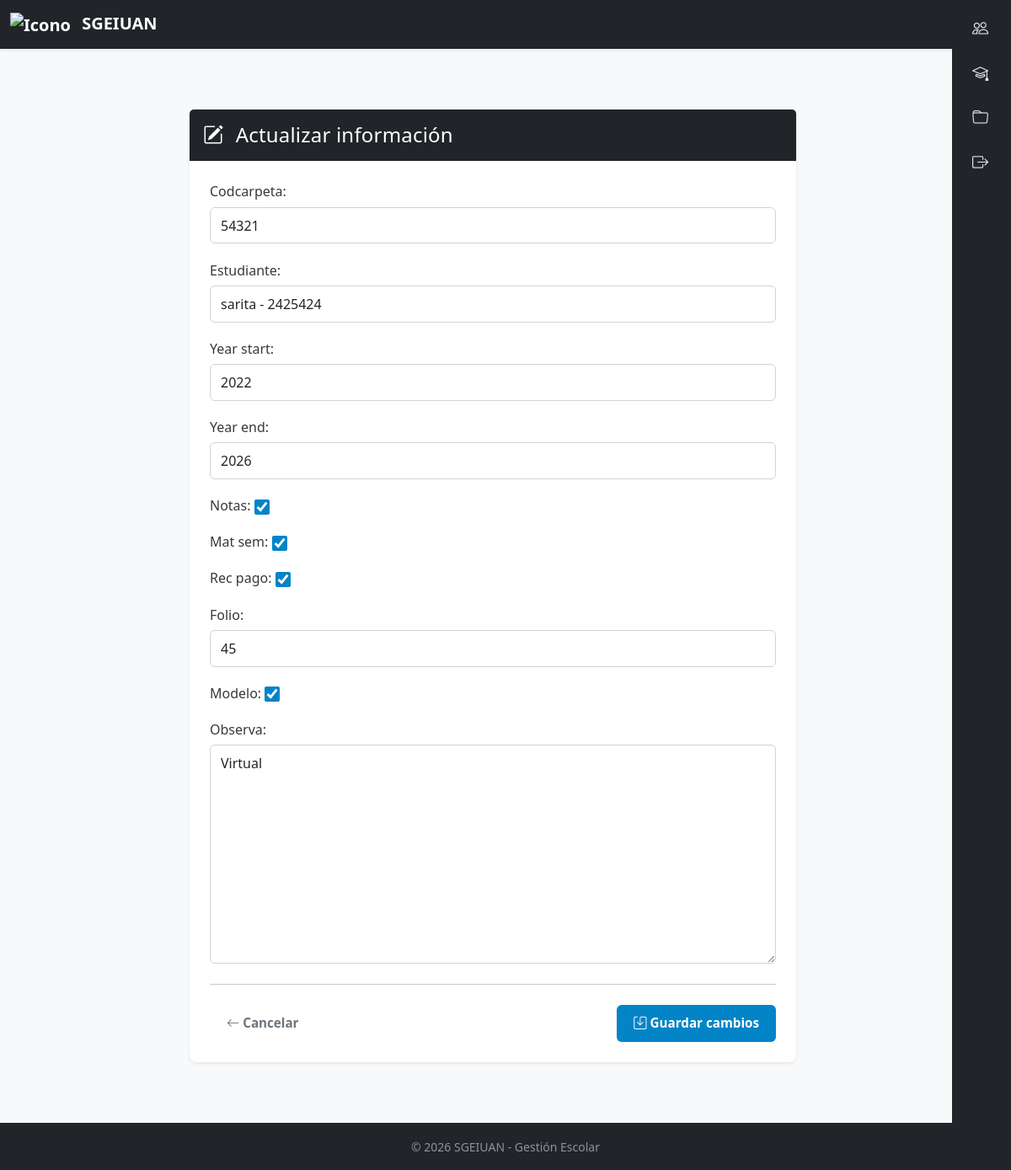
The app's page /estudiantes/car/54321/edit/ (signed in) with its own data.
### estudiantes/models.py (models this page shows, shortened)
class Carpeta(models.Model):
	codcarpeta=models.IntegerField(primary_key=True)
	estudiante=models.ForeignKey(Estudiante, on_delete=models.PROTECT,related_name="carpetas")
	year_start = models.CharField(max_length=4)
	year_end = models.CharField(max_length=4, blank=True, null=True)
	notas = models.BooleanField(default=False)
	mat_sem = models.BooleanField(default=False)
	rec_pago = models.BooleanField(default=False)
	folio = models.IntegerField(default=0)
	modelo = models.BooleanField(default=True)
	observa = models.TextField(blank=True, null=True)
	activo = models.BooleanField(default=True)
	fecha_registro = models.DateTimeField(auto_now_add=True)
	fecha_actualizacion = models.DateTimeField(auto_now=True)

### estudiantes/views.py (the view)
# urls.py: path("car/<int:codcarpeta>/edit/", views.modificar, name="modificar"),
@login_required
def modificar(request,codcarpeta):
    carpeta = get_object_or_404(Carpeta, pk=codcarpeta)
    if request.method =='POST' :
        form = FormularioCarpeta(request.POST, instance=carpeta)
        if form.is_valid():
            form.save()
            return redirect('infocarpeta',carpeta.pk)
    else:
        form = FormularioCarpeta(instance=carpeta)
    return render(request, 'estudiantes/editar.html', {'form': form,'carpeta':carpeta})

### estudiantes/forms.py (shortened to what this page needs)
class FormularioCarpeta(forms.ModelForm):
     class Meta:
         model= Carpeta
         exclude = ['fecha_registro', 'fecha_actualizacion', 'activo']
     def __init__(self, *args, **kwargs):
         super().__init__(*args, **kwargs)
         for field_name, field in self.fields.items():
              field.widget.attrs['class']='form-control'

### estudiantes/context_processors.py (called while the page is built)
def menu_dinamico(request):
    ruta_menu = Path(__file__).resolve().parent / "menu.json"
    with open(ruta_menu, "r", encoding="utf-8") as archivo:
        menu = json.load(archivo)
    return {"menu": menu}

### estudiantes/models.py (called while the page is built)
	def __str__(self):
    		return f"{self.nombre} - {self.cedula_ciudadania}"

### estudiantes/templates/estudiantes/editar.html (shortened to what this page needs)
{% extends "estudiantes/home.html" %}
{% load static %}
{% block content %}
<div class="container py-4">
    <div class="row justify-content-center">
        <div class="col-12 col-md-10 col-lg-8">
            <div class="card shadow-sm border-0 rounded-3">
                <div class="card-header bg-dark text-white py-3">
                    <h2 class="h4 mb-0">
                        <i class="bi bi-pencil-square me-2"></i>
                        Actualizar información
                    </h2>
                </div>
                <div class="card-body p-4">
                    <form method="post">
                        {{ form.as_p }}
                        <hr class="my-4">
                        <div class="d-flex justify-content-between flex-wrap gap-2">
                            <a href="javascript:history.back()"
                               class="btn btn-outline-secondary">
                                <i class="bi bi-arrow-left me-1"></i>
                                Cancelar
                            </a>
                            <button type="submit" class="btn btn-primary">
                                <i class="bi bi-save me-1"></i>
                                Guardar cambios
                            </button>
                        </div>
                    </form>
                </div>
            </div>
        </div>
    </div>
</div>
{% endblock %}

### estudiantes/static/style.css (style rules this page uses)
.card-body form p { margin-bottom: 1.2rem; }
.card-body form p label { display: block; margin-bottom: 0.4rem; color: #343a40; font-weight: 500; }
.card-body form p input:not([type="checkbox"]), .card-body form p select, .card-body form p textarea { display: block; box-sizing: border-box; width: 100%; padding: 0.55rem 0.75rem; border: 1px solid #ced4da; border-radius: 0.375rem; background-color: #fff; transition: border-color 0.2s, box-shadow 0.2s; }
.card-body form p input[type="checkbox"] { display: inline-block; width: 1.1rem; height: 1.1rem; margin: 0.25rem 0.5rem 0 0; padding: 0; border-radius: 0.2rem; accent-color: #0284c7; vertical-align: middle; cursor: pointer; }
.card-header h2 { letter-spacing: 0.2px; }
form input[type="checkbox"] { display: inline-block !important; width: 18px !important; height: 18px !important; min-width: 18px; margin: 0 8px 0 0 !important; padding: 0 !important; appearance: auto !important; -webkit-appearance: checkbox !important; accent-color: #0284c7; vertical-align: middle; cursor: pointer; pointer-events: auto !important; }
form p:has(input[type="checkbox"]) label { display: inline; cursor: pointer; }
form p:has(input[type="checkbox"]) { display: block; }
.btn { display: inline-flex; align-items: center; justify-content: center; padding: 0.65rem 1.25rem; border: none; border-radius: 6px; font-size: 0.95rem; font-weight: 600; text-decoration: none; cursor: pointer; transition: all 0.2s; }
.btn-primary { background-color: #0284c7; color: #fff; }

### records on screen
Carpeta: codcarpeta "54321", estudiante "sarita - 2425424", year_start "2022", year_end "2026", notas "☑", mat_sem "☑", rec_pago "☑", folio "45", modelo "☑", observa "Virtual"
